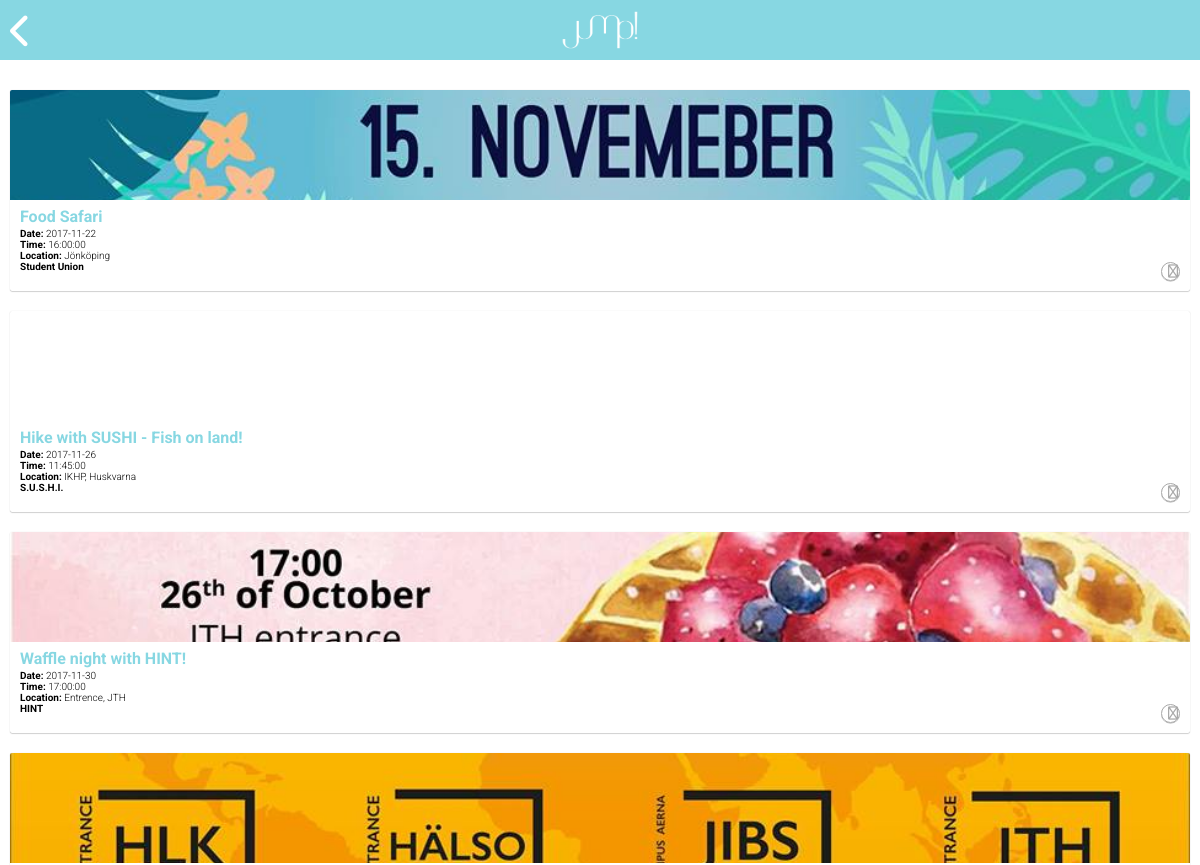
The page /EventOverview.php (upper part) on the database as committed earlier.
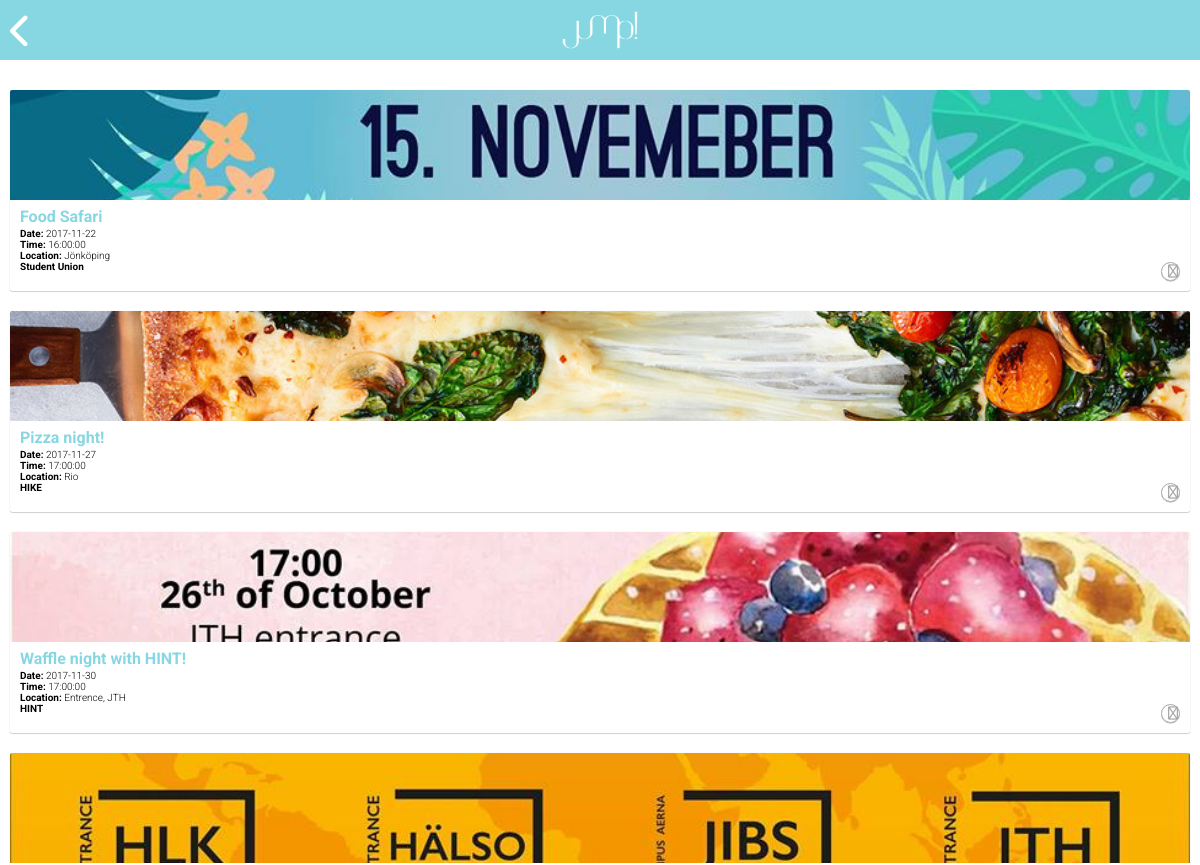
The same page on the database as committed later.
### tables this page shows
CREATE TABLE `Events` (
  `eventID` int(11) NOT NULL,
  `title` char(255) NOT NULL,
  `description` varchar(2000) NOT NULL,
  `startdate` date NOT NULL,
  `enddate` int(11) NOT NULL,
  `time` time NOT NULL,
  `price` int(11) NOT NULL,
  `location` char(255) NOT NULL,
  `image` varchar(255) NOT NULL,
  `link` char(255) NOT NULL,
  `host` char(255) NOT NULL,
  `school` int(1) NOT NULL,
  `country` int(11) NOT NULL
);

### EventOverview.php (the view, shortened to what this page needs)
<?php
include("header.php");
@ $db = new mysqli($dbserver, $dbuser, $dbpass, $dbname);
?>
<div id="top" class="logo">
    <a href="index.php"><i class="fa fa-chevron-left" aria-hidden="true"></i></a>
</div>
<div class="allEvents">
<?php
    $query = "SELECT eventID, title, description, startdate, enddate, time, price, location, image, link, host FROM Events ORDER by startdate, time";
    $stmt = $db->prepare($query);
    $stmt->bind_result($eventID, $title, $description, $startdate, $enddate, $time, $price, $location, $image, $link, $host);
    $stmt->execute();
    while($stmt->fetch()){ ?>
       <div class="eventContainerOne">
          <div class="imgContainer" style="background-image: url('uploadedfiles/<?php echo "$image"; ?>');"></div>
          <div class="infoContainer">
              <div class="eventTitle">
                 <?php
                 echo "<h4>$title</h4> <p><strong>Date:</strong> $startdate</p> <p><strong>Time: </strong> $time</p> <p><strong>Location: </strong> $location</p><p class='descriptionHost'><strong>$host</strong>
                 </p>";
                  ?>
              </div>
              <button href="#" class="expanderBtn">
                  <i class="fa fa-angle-down" aria-hidden="true"></i>
              </button>
          </div>
       </div>
   <?php  } ?>
</div>
<?php
include("footer.php");
?>

### header.php (shortened to what this page needs)
<!doctype html>
<html>
    <head>
		    <link rel="stylesheet" type="text/css" href="css/main.css" />
    </head>
    <body>

### footer.php (shortened to what this page needs)
    </body>
</html>

### css/main.css (style rules this page uses)
body { margin: 0; padding: 0; }
p { margin: 0; padding: 0; padding-left: 10px; font-family: 'Roboto', sans-serif; font-size: 10px; font-weight: 300; }
h4 { font-family: 'Roboto', sans-serif; margin: 7px 0px 2px; padding-left: 10px; color: #87d7e2; }
a { text-decoration: none; }
div.allEvents { background-size: cover; background-repeat: no-repeat; background-position: center center; width: 100vw; height: 100vh; padding: 10px; box-sizing: border-box; margin-top: 60px; }
div.allEvents div.eventContainer, div.allEvents div.eventContainerFirst, div.allEvents div.eventContainerOne { width: 100%; box-shadow: 0px 0.5px 1px #a9a9a9; border-radius: 2px; margin-top: 20px; position: relative; }
div.allEvents div.eventContainer div.imgContainer, div.allEvents div.eventContainerFirst div.imgContainer, div.allEvents div.eventContainerOne div.imgContainer { background-size: cover; background-repeat: no-repeat; background-position: center center; width: 100%; height: 50px; border-radius: 2px 2px 0 0; }
div.allEvents div.eventContainer div.infoContainer, div.allEvents div.eventContainerFirst div.infoContainer, div.allEvents div.eventContainerOne div.infoContainer { overflow: hidden; }
div.allEvents div.eventContainer div.infoContainer button.expanderBtn, div.allEvents div.eventContainerFirst div.infoContainer button.expanderBtn, div.allEvents div.eventContainerOne div.infoContainer button.expanderBtn { margin: -10px 10px 10px 10px; float: right; width: 19px; height: 19px; background: none; border: solid 0.4px #a9a9a9; border-radius: 10px; box-shadow: 0px 0.5px 0.5px #a9a9a9; text-align: center; vertical-align: middle; align-content: center; }
div.allEvents div.eventContainer div.infoContainer button.expanderBtn i.fa.fa-angle-down, div.allEvents div.eventContainerFirst div.infoContainer button.expanderBtn i.fa.fa-angle-down, div.allEvents div.eventContainerOne div.infoContainer button.expanderBtn i.fa.fa-angle-down { color: #a9a9a9; font-weight: 100; }
#top { background-color: #87d7e2; width: 100%; height: 60px; z-index: 100; position: fixed; top: 0; left: 0; }
#top .fa.fa-chevron-left { color: #ffffff; font-size: 35px; margin-left: 10px; margin-top: 14px; }
.logo { background-image: url(../img/logo_white.png); height: 50px; background-size: contain; background-repeat: no-repeat; background-position: center center; }
div.eventTitle h4 { font-family: 'Roboto', sans-serif; margin: 7px 0 2px; padding-left: 10px; color: #87d7e2; }
div.eventTitle p { padding-left: 10px; }
div.allEvents div.eventContainer div.imgContainer, div.allEvents div.eventContainerFirst div.imgContainer, div.allEvents div.eventContainerOne div.imgContainer { background-size: cover; background-repeat: no-repeat; background-position: center center; width: 100%; height: 110px; border-radius: 2px 2px 0 0; }

Rows that differ between the two databases and show on the page:
removed events: title "Hike with SUSHI - Fish on land!", startdate "2017-11-26", time "11:45:00", location "IKHP, Huskvarna", host "S.U.S.H.I."
added events: image (picture), title "Pizza night!", startdate "2017-11-27", time "17:00:00", location "Rio", host "HIKE"
